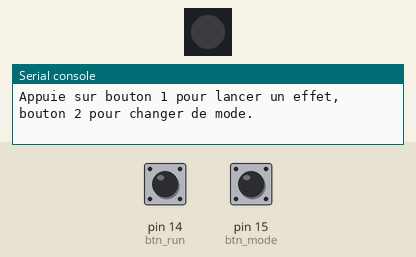
This program was run on a simulated MicroPython board. Shown: 1 RGB LEDs in strip order, left to right, the last lines printed to the serial console. The test bench sets the inputs (shaded band); at power-on: pin 14 (btn_run) HIGH, pin 15 (btn_mode) HIGH. Dim RGB values are drawn brighter than linear; library files of the repository ran but are not shown: neopixel_fx.py.

Above: at 1.2 s.
1.3 s: pin 14 (btn_run) pulled LOW for 0.15 s
At 1.31 s:
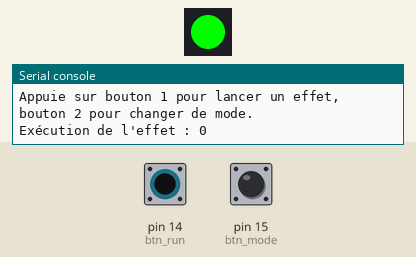
At 1.81 s:
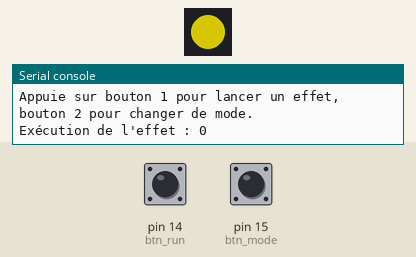
Timing chart, 0 to 10.3 s (numbered marks = the images above; inputs shaded):
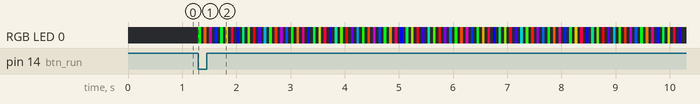

The program:

main_neopixel.py
```python
import machine
import neopixel
import time
import neopixel_fx

# === CONFIGURATION ===
NUM_PIXELS = 1
PIN_LED = 12
PIN_BTN_RUN = 14
PIN_BTN_MODE = 15
DURATION = 10

np = neopixel.NeoPixel(machine.Pin(PIN_LED), NUM_PIXELS)
btn_run = machine.Pin(PIN_BTN_RUN, machine.Pin.IN, machine.Pin.PULL_UP)
btn_mode = machine.Pin(PIN_BTN_MODE, machine.Pin.IN, machine.Pin.PULL_UP)

mode = 0
NUM_MODES = 3

# === BOUCLE PRINCIPALE ===

print("Appuie sur bouton 1 pour lancer un effet, bouton 2 pour changer de mode.")
while True:
    if btn_mode.value() == 0:
        mode = (mode + 1) % NUM_MODES
        print("Mode sélectionné :", mode)
        time.sleep(0.3)

    if btn_run.value() == 0:
        print("Exécution de l'effet :", mode)
        if mode == 0:
            neopixel_fx.chenillard_trail(np, duration=DURATION)
        elif mode == 1:
            neopixel_fx.arc_en_ciel(np, duration=DURATION)
        elif mode == 2:
            neopixel_fx.color_fixe(np, color=(0, 0, 255), duration=DURATION)
        time.sleep(0.3)
```
